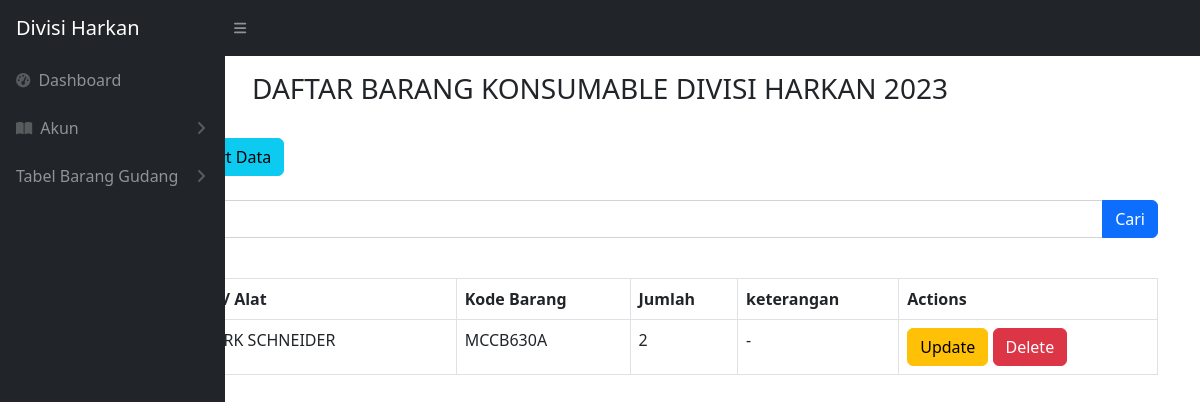
The app's page /konsumable.php, older data.
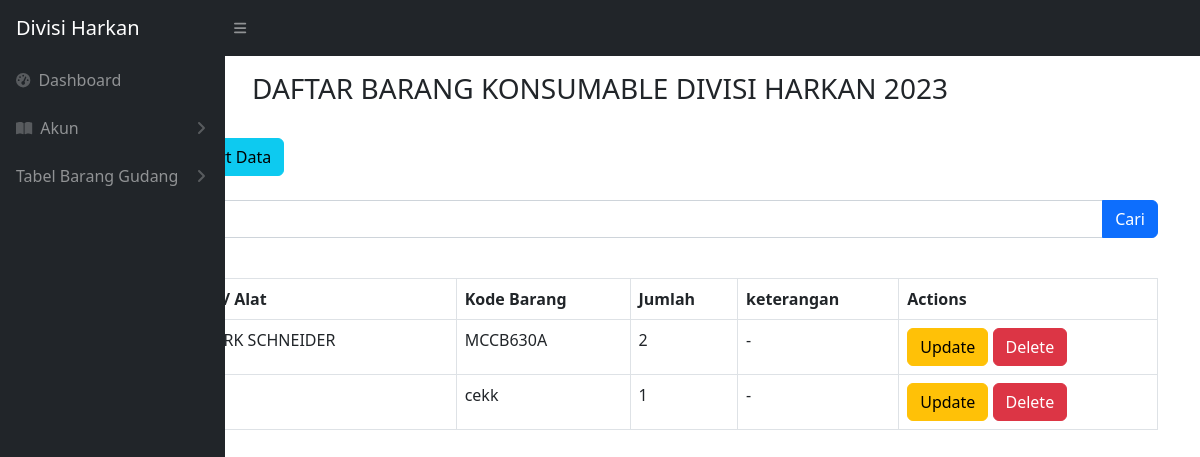
The same page, newer data.
### tables this page shows
CREATE TABLE `barang_konsumable` (
  `idbarang` int(11) NOT NULL,
  `namabarang` varchar(512) NOT NULL,
  `kodebarang` varchar(100) NOT NULL,
  `jumlah` int(11) NOT NULL,
  `keterangan` varchar(512) NOT NULL,
  `kategori_id` int(11) NOT NULL
);

### konsumable.php (the view, shortened to what the changed rows need)
<?php
require 'controller/koneksi.php';
$query = "SELECT * FROM barang_konsumable";
?>
<!DOCTYPE html>
<html lang="en">
<head>
    <link href="css/styles.css" rel="stylesheet" />
</head>
<body class="sb-nav-fixed">
    <br>
    <br>
    <main>
        <br>
        <div class="container -fluid">
            <div class="card-mb-4">
                <br>
                <br>
                <div class="card-body">
                    <div class="table table-responsive">
                        <table class="table table-bordered" id="dataTable" width="100" cellspacing="0">
                            <thead>
                                <tr>
                                    <th>No</th>
                                    <th>Nama Barang / Alat</th>
                                    <th>Kode Barang</th>
                                    <th>Jumlah</th>
                                    <th>keterangan</th>
                                    <th>Actions</th>
                                </tr>
                            </thead>
                            <tbody>
                                <br>
                                <?php
                                $i = 1;
                                $ambilsemuadatabarang = mysqli_query($conn, $query);
                                while ($data = mysqli_fetch_array($ambilsemuadatabarang)) {
                                    $namabarang = $data['namabarang'];
                                    $kodebarang = $data['kodebarang'];
                                    $jumlah = $data['jumlah'];
                                    $keterangan = $data['keterangan'];
                                    $idb = $data['idbarang'];
                                ?>
                                    <tr>
                                        <td><?= $i++ ?></td>
                                        <td><?= $namabarang ?></td>
                                        <td><?= $kodebarang ?></td>
                                        <td><?= $jumlah ?></td>
                                        <td><?= $keterangan ?></td>
                                        <td>
                                            <button type="button" class="btn btn-warning" data-bs-toggle="modal" data-bs-target="#edit<?= $idb; ?>">
                                                Update
                                            </button>
                                            <button type="button" class="btn btn-danger" data-bs-toggle="modal" data-bs-target="#Delete<?= $idb; ?>">
                                                Delete
                                            </button>
                                        </td>
                                    </tr>
                                <?php
                                };
                                ?>
                            </tbody>
                        </table>
    </main>
</body>
</html>

Row changes from the older to the newer data that the page shows:
added barang_konsumable: kodebarang "cekk", jumlah "1", keterangan "-"
